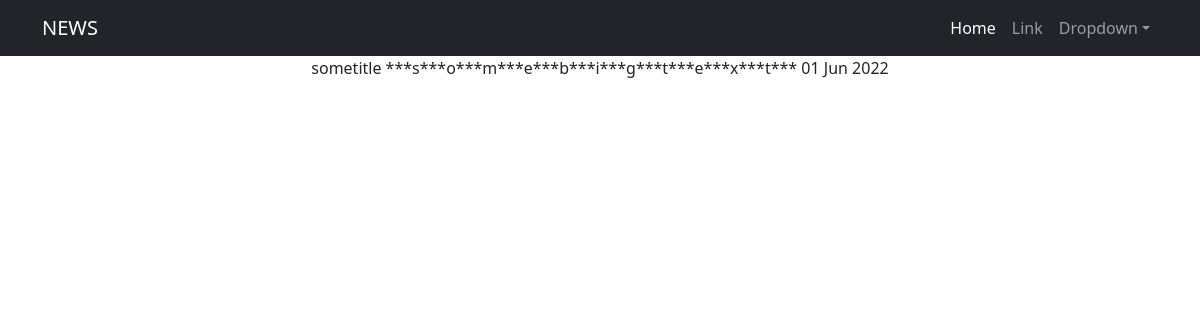
Screenshot of /news/1 with the database file from the repository.
### news/models.py (models this page shows, shortened)
class Post(models.Model):
    author = models.ForeignKey(Author, on_delete=models.CASCADE)
    NEWS = 'NW'
    ARTICLE = 'AR'
    CATEGORY_CHOICES = (
        (NEWS, 'Новость'),
        (ARTICLE, 'Статья'),
    )
    categoryType = models.CharField(max_length=2, choices=CATEGORY_CHOICES, default=ARTICLE)
    dateCreation = models.DateTimeField(auto_now_add=True)
    postCategory = models.ManyToManyField(Category, through='PostCategory')
    title = models.CharField(max_length=128)
    text = models.TextField()
    rating = models.SmallIntegerField(default=0)

### news/views.py (the view)
# urls.py: path('<int:pk>', ProductDetail.as_view()),
class ProductDetail(DetailView):
    model = Post
    template_name = 'message.html'
    context_object_name = 'new'

### news/templatetags/custom_filters.py (called while the page is built)
@register.filter()
def censor(value):
    low = value.lower()
    for i in bad_words:
        if i.find(low):
            low = value.replace(i[3:5:], '*' * len(i))
    return f'{low}'

### templates/message.html (shortened to what this page needs)
{% extends 'flatpages/default.html' %}
{% load custom_filters %}
{% block content %}
<td>{{ new.title }}</td>
<td>{{ new.text | censor }}</td>
<td>{{ new.dateCreation | date:'d M Y'}}</td>
{% endblock content %}

### rows the page displays
Post: title "sometitle", text|censor "***s***o***m***e***b***i***g***t***e***x***t***", dateCreation "01 Jun 2022"
